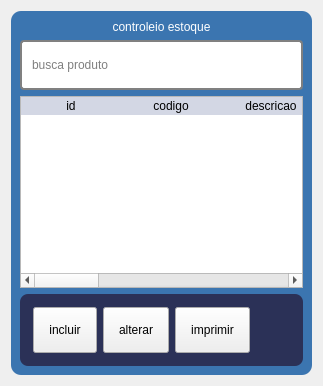
           <widget class="QWidget" name="ControleioEstoque">
            <property name="styleSheet">
             <string notr="true">QWidget#ControleioEstoque{
background-color: rgb(59, 117, 176);
}</string>
            </property>
            <layout class="QVBoxLayout" name="verticalLayout">
             <item>
              <widget class="QFrame" name="frame_4">
               <property name="styleSheet">
                <string notr="true">QFrame#frame_4{
border-radius:10px;
background-color: rgb(59, 117, 176);
}

QDoubleSpinBox{
	border: 2px solid gray;
    border-radius: 4px;

	
	font: 900 10pt &quot;Arial Black&quot;;
	
}

QLabel{
	color: rgb(255, 255, 255);
	font: 9pt &quot;Arial&quot;;
}
QLineEdit {
	font: 12pt &quot;Segoe UI&quot;;
    border: 2px solid gray;
    border-radius: 4px;
    padding: 0px 8px;
	
    selection-background-color: darkgray;
}
QLineEdit:focus{
	background-color: rgb(199, 199, 199);
}

QPushButton{
padding:5px;
	font: 11pt &quot;Arial&quot;;
}
QComboBox:on { /* shift the text when the popup opens */
    padding-top: 3px;
    padding-left: 4px;
text-align: center;
}

QListView{
text-align: center;
    border:                 none;
    color:                      rgb(87, 96, 134);
    background-color:   rgb(255, 255, 255);
    font-weight:            bold;
    selection-background-color: rgb(47, 175, 178);
    show-decoration-selected: 1;
    margin-left:                -10px;
    padding-left    :           15px;
}

QListView::item:hover{

    background-color:   rgb(47, 175, 178);
    border:                 none;
}</string>
               </property>
               <property name="frameShape">
                <enum>QFrame::StyledPanel</enum>
               </property>
               <property name="frameShadow">
                <enum>QFrame::Raised</enum>
               </property>
               <layout class="QVBoxLayout" name="verticalLayout_3">
                <item>
                 <widget class="QLabel" name="label_2">
                  <property name="styleSheet">
                   <string notr="true">font: 20pt &quot;Arial&quot;;
color: rgb(255, 255, 255);</string>
                  </property>
                  <property name="text">
                   <string>controleio estoque</string>
                  </property>
                  <property name="alignment">
                   <set>Qt::AlignCenter</set>
                  </property>
                 </widget>
                </item>
                <item>
                 <widget class="QLineEdit" name="line_buscaPRodutoestoque">
                  <property name="minimumSize">
                   <size>
                    <width>0</width>
                    <height>50</height>
                   </size>
                  </property>
                  <property name="styleSheet">
                   <string notr="true">
</string>
                  </property>
                  <property name="placeholderText">
                   <string>busca produto</string>
                  </property>
                 </widget>
                </item>
                <item>
                 <widget class="QTableWidget" name="tab_estoque">
                  <property name="focusPolicy">
                   <enum>Qt::WheelFocus</enum>
                  </property>
                  <property name="styleSheet">
                   <string notr="true">QHeaderView, QHeaderView::section {
   color:white;
	background-color: #d3d7e4;
	font: 10pt &quot;Segoe UI&quot;;
color:black;
border:none;

}

QTableWidget{
	
	font: 11pt &quot;Segoe UI&quot;;
	selection-background-color: rgb(234, 110, 60);
}
</string>
                  </property>
                  <property name="editTriggers">
                   <set>QAbstractItemView::NoEditTriggers</set>
                  </property>
                  <property name="tabKeyNavigation">
                   <bool>false</bool>
                  </property>
                  <property name="selectionBehavior">
                   <enum>QAbstractItemView::SelectRows</enum>
                  </property>
                  <property name="showGrid">
                   <bool>false</bool>
                  </property>
                  <property name="gridStyle">
                   <enum>Qt::SolidLine</enum>
                  </property>
                  <attribute name="verticalHeaderVisible">
                   <bool>false</bool>
                  </attribute>
                  <row>
                   <property name="text">
                    <string>New Row</string>
                   </property>
                  </row>
                  <row>
                   <property name="text">
                    <string>New Row</string>
                   </property>
                  </row>
                  <column>
                   <property name="text">
                    <string>id</string>
                   </property>
                  </column>
                  <column>
                   <property name="text">
                    <string>codigo</string>
                   </property>
                  </column>
                  <column>
                   <property name="text">
                    <string>descricao</string>
                   </property>
                  </column>
                  <column>
                   <property name="text">
                    <string>Quant</string>
                   </property>
                  </column>
                  <column>
                   <property name="text">
                    <string>Vl Custo</string>
                   </property>
                  </column>
                  <column>
                   <property name="text">
                    <string>Vl Venda</string>
                   </property>
                  </column>
                  <column>
                   <property name="text">
                    <string>Desconto</string>
                   </property>
                  </column>
                  <column>
                   <property name="text">
                    <string>ativo</string>
                   </property>
                  </column>
                 </widget>
                </item>
                <item>
                 <widget class="QFrame" name="frame_5">
                  <property name="maximumSize">
                   <size>
                    <width>16777215</width>
                    <height>80</height>
                   </size>
                  </property>
                  <property name="styleSheet">
                   <string notr="true">QFrame#frame_5{
		background-color: #2b3157;
border-radius:8px;
padding:4px;
}
QPushButton{
padding:15px;
	font: 11pt &quot;Arial&quot;;
}</string>
                  </property>
                  <property name="frameShape">
                   <enum>QFrame::StyledPanel</enum>
                  </property>
                  <property name="frameShadow">
                   <enum>QFrame::Raised</enum>
                  </property>
                  <layout class="QHBoxLayout" name="horizontalLayout_2">
                   <item>
                    <widget class="QPushButton" name="bt_incluir">
                     <property name="focusPolicy">
                      <enum>Qt::NoFocus</enum>
                     </property>
                     <property name="text">
                      <string>incluir</string>
                     </property>
                    </widget>
                   </item>
                   <item>
                    <widget class="QPushButton" name="bt_alterar">
                     <property name="focusPolicy">
                      <enum>Qt::NoFocus</enum>
                     </property>
                     <property name="text">
                      <string>alterar</string>
                     </property>
                    </widget>
                   </item>
                   <item>
                    <widget class="QPushButton" name="bt_imprimir">
                     <property name="focusPolicy">
                      <enum>Qt::NoFocus</enum>
                     </property>
                     <property name="text">
                      <string>imprimir</string>
                     </property>
                    </widget>
                   </item>
                   <item>
                    <spacer name="horizontalSpacer_2">
                     <property name="orientation">
                      <enum>Qt::Horizontal</enum>
                     </property>
                     <property name="sizeHint" stdset="0">
                      <size>
                       <width>40</width>
                       <height>20</height>
                      </size>
                     </property>
                    </spacer>
                   </item>
                  </layout>
                 </widget>
                </item>
               </layout>
              </widget>
             </item>
            </layout>
           </widget>
